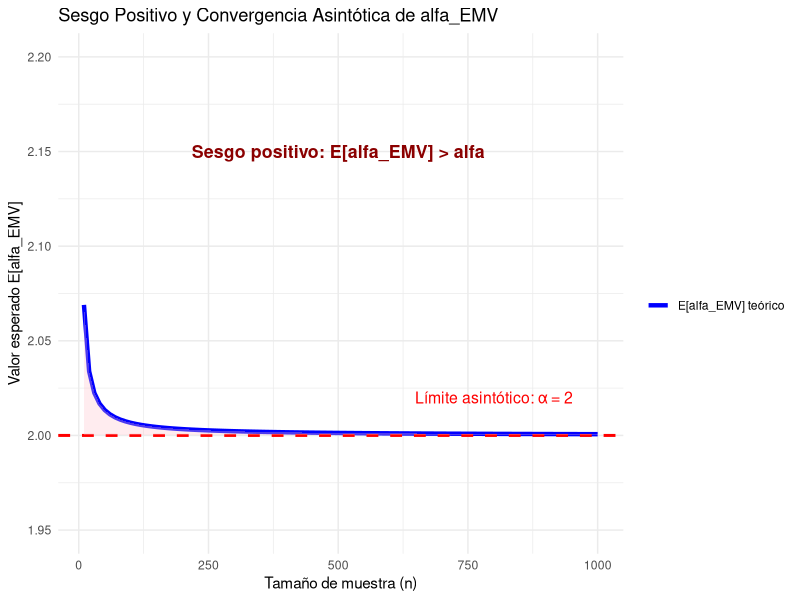
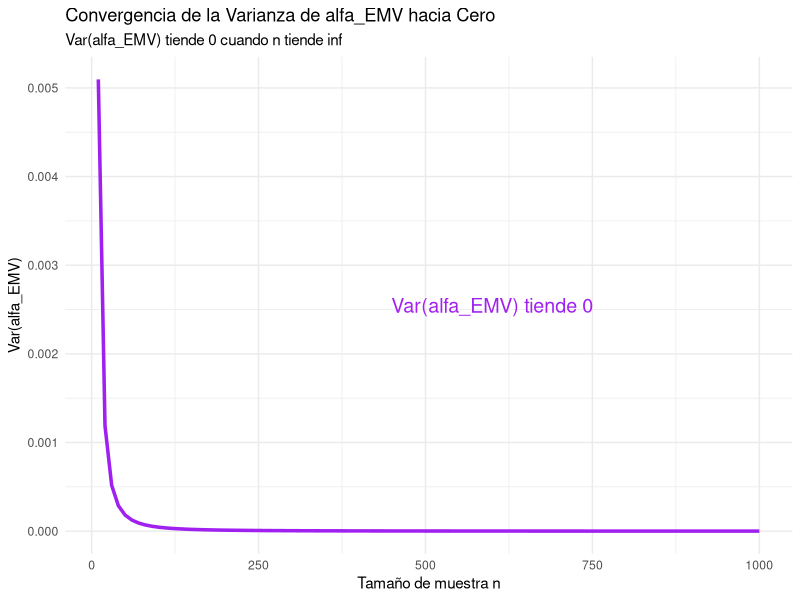

The R script that drew these images, in order:
## ---- chunk 1
knitr::opts_chunk$set(echo = TRUE)
## ---- chunk 2

# 1. UNA SOLA BASE DE DATOS ORIGINAL (n = 1000)
set.seed(123)
alpha_true <- 2
beta_true <- 3
n <- 1000
reclamos <- alpha_true / (1 - runif(n))^(1/beta_true)
## ---- chunk 3
# 1. Valor observado del mínimo 
alpha_EMV_observado <- min(reclamos)
# 2. Valor esperado teórico del mínimo
E_alpha_EMV_teorico <- (n * beta_true * alpha_true) / (n * beta_true - 1)
## ---- chunk 4
print(paste("El valor observado es:", alpha_EMV_observado, "y el valor esperado es:", E_alpha_EMV_teorico))
## ---- chunk 5
# =============================================================================
# DEMOSTRACIÓN VISUAL: SESGO POSITivo Y CONVERGENCIA ASINTÓTICA
# =============================================================================
# 1. UNA SOLA BASE DE DATOS ORIGINAL (n = 1000)
set.seed(123)
alpha_true <- 2
beta_true <- 3
n_total <- 1000
reclamos <- alpha_true / (1 - runif(n_total))^(1/beta_true)

# 2. Tamaños de submuestra 
n_values <- seq(10, 1000, by = 10)

# 3. Calcular E[α_EMV] teórico para cada n
results <- data.frame(n = n_values)
results$E_teorico <- (results$n * beta_true * alpha_true) / (results$n * beta_true - 1)

# 4. Gráfico de convergencia
library(ggplot2)

ggplot(results, aes(x = n)) +
  geom_line(aes(y = E_teorico, color = "E[alfa_EMV] teórico"), linewidth = 1.5) +
  geom_hline(yintercept = alpha_true, color = "red", linetype = "dashed", linewidth = 1) +
  geom_ribbon(aes(ymin = alpha_true, ymax = E_teorico), fill = "pink", alpha = 0.3) +
  labs(
    title = "Sesgo Positivo y Convergencia Asintótica de alfa_EMV",
    x = "Tamaño de muestra (n)",
    y = "Valor esperado E[alfa_EMV]",
    color = ""
  ) +
  scale_color_manual(values = c("E[alfa_EMV] teórico" = "blue")) +
  theme_minimal() +
  annotate("text", x = 500, y = 2.15, 
           label = "Sesgo positivo: E[alfa_EMV] > alfa", 
           color = "darkred", size = 4.5, fontface = "bold") +
  annotate("text", x = 800, y = 2.02, 
           label = paste("Límite asintótico: α =", alpha_true), 
           color = "red", size = 4) +
  ylim(1.95, 2.2)
## ---- chunk 6
## Aca vemos la var de la muestra total, para ver que es cercana a 0
var_teorica <- (n * beta_true * alpha_true^2) / ((n * beta_true - 1)^2 * (n * beta_true - 2))
var_teorica
## ---- chunk 7
# =============================================================================
# GRÁFICO: VARIANZA DE α_EMV TIENDE A CERO
# =============================================================================

# Valores para el gráfico
n_var <- seq(10, 1000, by = 10)

# Varianza teórica de α_EMV 
var_teorica <- (n_var * beta_true * alpha_true^2) / ((n_var * beta_true - 1)^2 * (n_var * beta_true - 2))

results_var <- data.frame(n = n_var, varianza = var_teorica)

ggplot(results_var, aes(x = n, y = varianza)) +
  geom_line(color = "purple", linewidth = 1.2) +
  labs(
    title = "Convergencia de la Varianza de alfa_EMV hacia Cero",
    subtitle = "Var(alfa_EMV) tiende 0 cuando n tiende inf",
    x = "Tamaño de muestra n",
    y = "Var(alfa_EMV)"
  ) +
  theme_minimal() +
  annotate("text", x = 600, y = max(var_teorica)/2, 
           label = "Var(alfa_EMV) tiende 0", 
           color = "purple", size = 5) +
  ylim(0, max(var_teorica))
